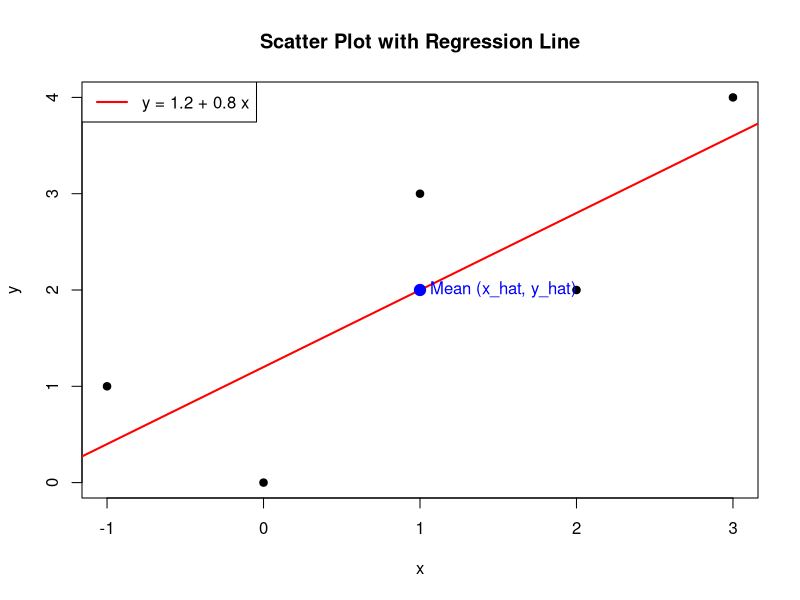

The R source for this figure:
# e
x <- c(3, 2, 1, -1, 0)
y <- c(4, 2, 3, 1, 0)

plot(x, y, main = "Scatter Plot with Regression Line", xlab = "x", ylab = "y", pch = 19)

model <- lm(y ~ x)

abline(model, col = "red", lwd = 2)

legend("topleft", legend = paste("y =", round(coef(model)[1], 2), "+", round(coef(model)[2], 2), "x"), col = "red", lwd = 2)


x_bar <- mean(x)
y_bar <- mean(y)

y_hat_bar <- predict(model, newdata = data.frame(x = x_bar))

# f
cat("Mean (x, y): (", x_bar, ",", y_bar, ")\n")
print("Yes")

points(x_bar, y_bar, col = "blue", pch = 19, cex = 1.5)
text(x_bar, y_bar, labels = "Mean (x_hat, y_hat)", pos = 4, col = "blue")

# g
b1 <- coef(model)[1]  # 截距 b1
b2 <- coef(model)[2]  # 斜率 b2

y_bar_pred <- b1 + b2 * x_bar

cat("Computed y_bar:", y_bar, "\n")
cat("Predicted y_bar from regression:", y_bar_pred, "\n")
print("Yes")
